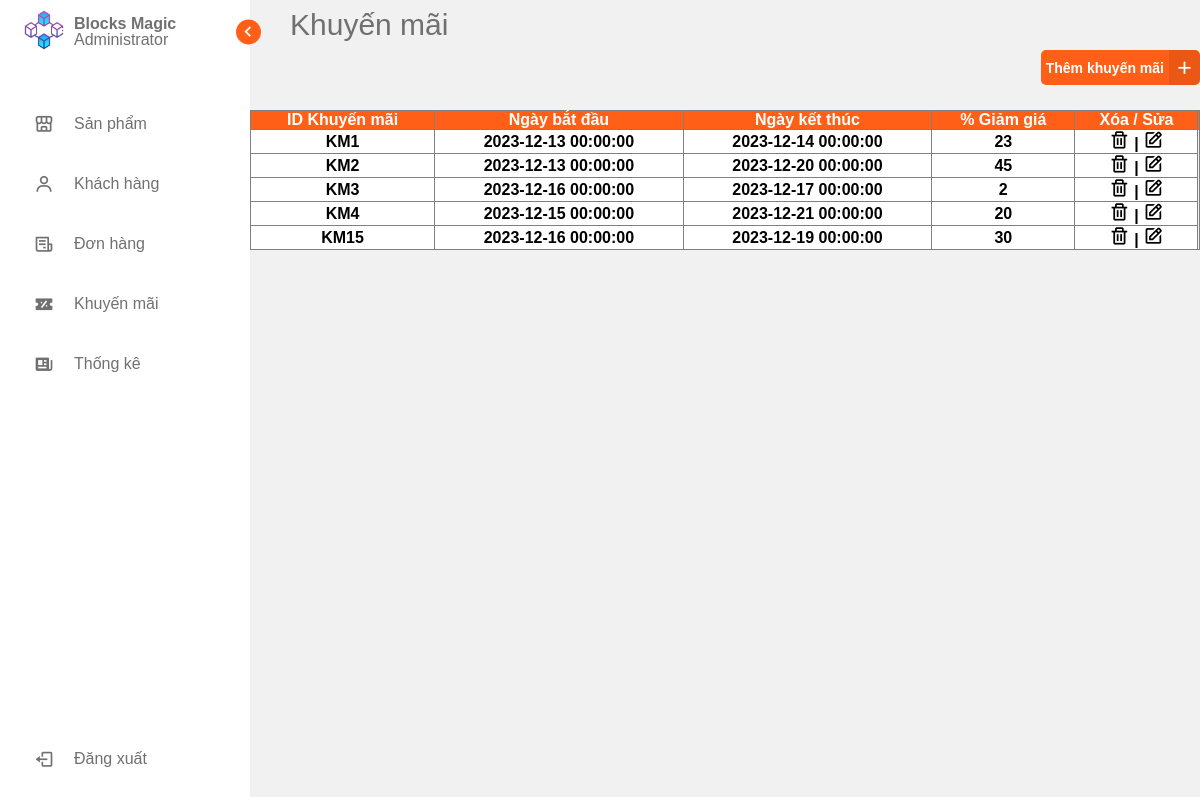
/admin_pages1/page/promotions/promotions_management.php, run on the app's committed database.
### tables this page shows
CREATE TABLE `saleoff` (
  `saleoffid` int(11) NOT NULL,
  `ngaybd` datetime DEFAULT NULL,
  `ngaykt` datetime DEFAULT NULL,
  `giatrigiam` float NOT NULL,
  `loaisp` varchar(50) NOT NULL
);

### admin_pages1/menu/promotion_section.php (the view, shortened to what this page needs)
<section class="promotion promotion-hnm tab-content" id="promotion-section">
    <div class="text text-hnm">Khuyến mãi</div>
    <div class="btn-add-promotion-container">
        <a href="promotions_add.php" id="themkhuyenmai_text">
            <button type="button" class="btn-add-promotion">
                <span class="btn-add-promotion-text"><b>Thêm khuyến mãi</b></span>
                <span class="btn-add-promotion-icon">
                    <i class='bx bx-plus'></i>
                </span>
            </button>
        </a>
    </div>
    <div class="promotion_list_container">
        <table class="promotion_list" border="1" style="border-collapse:collapse;width:100%">
            <tr>
                <th>ID Khuyến mãi</th>
                <th>Ngày bắt đầu</th>
                <th>Ngày kết thúc</th>
                <th>% Giảm giá</th>
                <th>Xóa / Sửa
            </tr>
            <?php
            $sql = "SELECT DISTINCT saleoffid, ngaybd, ngaykt, giatrigiam FROM saleoff";
            $rs = $mysqli->query($sql);
            if ($rs->num_rows > 0) {
                while ($row = $rs->fetch_row()) {
            ?>
                    <tr>
                        <td id="td_promotion_id" name="td_promotion_id"><?php echo "KM".$row[0] ?></td>
                        <td id="td_promotion_startdate" name="td_promotion_startdate"><?php echo $row[1] ?></td>
                        <td id="td_promotion_enddate" name="td_promotion_enddate"><?php echo $row[2] ?></td>
                        <td id="td_promotion_discountpercentage" name="td_promotion_discountpercentage"><?php echo $row[3] ?></td>
                        <td>
                            <a class="deleteKM" makm = <?php echo $row[0] ?> name="deleteKM" ><i class='bx bx-trash'></i></a> | <a href="promotions_edit.php?edit=<?php echo $row[0] ?>"><i class='bx bx-edit'></i></a>
                        </td>
                    </tr>
            <?php
                }
            } else {
            }
            ?>
        </table>
    </div>
</section>

### admin_pages1/page/dashboard/admin_dashboard.css (style rules this page uses)
* { font-family: Arial, Helvetica, sans-serif; margin: 0; padding: 0; box-sizing: border-box; }
:root { --body-color: #f1f1f1; --sidebar-color: #fff; --primary-color: #ff5f17; --primary-color-light: #f6f5ff; --toggle-color: #ddd; --text-color: #707070; --tran-02: all 0.2s ease; --tran-03: all 0.3s ease; --tran-04: all 0.4s ease; --tran-05: all 0.5s ease; }
body { height: 100vh; background: var(--body-color); transition: var(--tran-05); }
.tab-content { position: relative; left: 250px; height: 100vh; width: calc(100% - 250px); background: var(--body-color); transition: var(--tran-05); }
.tab-content .text-hnm { font-size: 30px; font-weight: 500; color: var(--text-color); padding: 8px 40px; caret-color: transparent; }

### admin_pages1/menu/promotion_section.php (style rules this page uses)
.btn-add-promotion-container { position: absolute; right: 0; }
#themkhuyenmai_text { text-decoration: none; }
.promotion-hnm .btn-add-promotion { display: flex; height: 35px; padding: 0; background: #ff5f17; border: none; outline: none; border-radius: 5px; overflow: hidden; font-family: "Quicksand", sans-serif; font-size: 14px; font-weight: 500; cursor: pointer; }
.promotion-hnm .btn-add-promotion .btn-add-promotion-text, .btn-add-promotion-icon { display: inline-flex; align-items: center; padding: 0 5px; color: #fff; height: 100%; }
.promotion-hnm .btn-add-promotion .btn-add-promotion-icon { font-size: 1.5em; background: rgba(0, 0, 0, 0.08); }
.promotion_list_container { margin-top: 60px; }
.promotion_list tr th { background-color: #ff5f17; color: white; }
.promotion_list tr td { background-color: white; font-weight: bold; }
.bx-trash, .bx-edit { color: black; font-size: 1.3em; }
.promotion_list { text-align: center; }

### data on the page
saleoff: saleoffid "1", ngaybd "2023-12-13 00:00:00", ngaykt "2023-12-14 00:00:00", giatrigiam "23"
saleoff: saleoffid "2", ngaybd "2023-12-13 00:00:00", ngaykt "2023-12-20 00:00:00", giatrigiam "45"
saleoff: saleoffid "3", ngaybd "2023-12-16 00:00:00", ngaykt "2023-12-17 00:00:00", giatrigiam "2"
saleoff: saleoffid "4", ngaybd "2023-12-15 00:00:00", ngaykt "2023-12-21 00:00:00", giatrigiam "20"
saleoff: saleoffid "15", ngaybd "2023-12-16 00:00:00", ngaykt "2023-12-19 00:00:00", giatrigiam "30"
